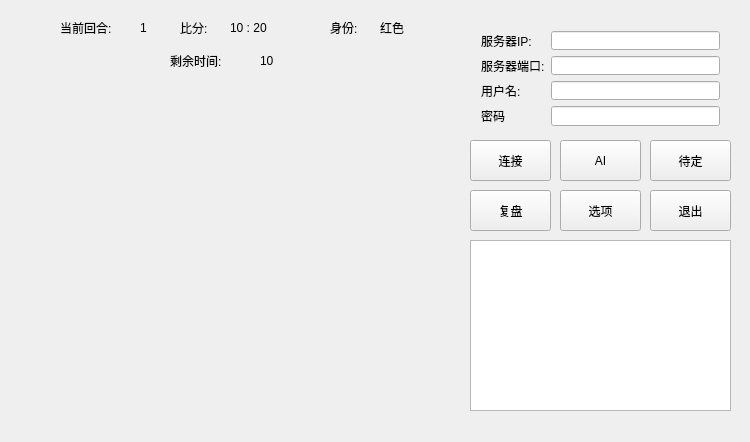
<?xml version="1.0" encoding="UTF-8"?>
<ui version="4.0">
 <class>MainWindow</class>
 <widget class="QMainWindow" name="MainWindow">
  <property name="geometry">
   <rect>
    <x>0</x>
    <y>0</y>
    <width>750</width>
    <height>442</height>
   </rect>
  </property>
  <property name="windowTitle">
   <string>象棋暗棋</string>
  </property>
  <widget class="QWidget" name="centralWidget">
   <widget class="QLabel" name="label_3">
    <property name="geometry">
     <rect>
      <x>170</x>
      <y>50</y>
      <width>81</width>
      <height>21</height>
     </rect>
    </property>
    <property name="text">
     <string>剩余时间:</string>
    </property>
   </widget>
   <widget class="QLabel" name="timeLabel">
    <property name="geometry">
     <rect>
      <x>260</x>
      <y>50</y>
      <width>101</width>
      <height>21</height>
     </rect>
    </property>
    <property name="text">
     <string>10</string>
    </property>
   </widget>
   <widget class="QTextEdit" name="statusText">
    <property name="geometry">
     <rect>
      <x>470</x>
      <y>240</y>
      <width>261</width>
      <height>171</height>
     </rect>
    </property>
   </widget>
   <widget class="QWidget" name="formLayoutWidget">
    <property name="geometry">
     <rect>
      <x>470</x>
      <y>20</y>
      <width>261</width>
      <height>117</height>
     </rect>
    </property>
    <layout class="QFormLayout" name="formLayout">
     <item row="0" column="0">
      <widget class="QLabel" name="label">
       <property name="text">
        <string>服务器IP:</string>
       </property>
      </widget>
     </item>
     <item row="0" column="1">
      <widget class="QLineEdit" name="ipLine"/>
     </item>
     <item row="1" column="0">
      <widget class="QLabel" name="label_4">
       <property name="text">
        <string>服务器端口:</string>
       </property>
      </widget>
     </item>
     <item row="1" column="1">
      <widget class="QLineEdit" name="portLine"/>
     </item>
     <item row="2" column="0">
      <widget class="QLabel" name="label_5">
       <property name="text">
        <string>用户名:</string>
       </property>
      </widget>
     </item>
     <item row="2" column="1">
      <widget class="QLineEdit" name="idLine"/>
     </item>
     <item row="3" column="0">
      <widget class="QLabel" name="label_6">
       <property name="text">
        <string>密码</string>
       </property>
      </widget>
     </item>
     <item row="3" column="1">
      <widget class="QLineEdit" name="pwdLine"/>
     </item>
    </layout>
   </widget>
   <widget class="QPushButton" name="connectButton">
    <property name="geometry">
     <rect>
      <x>470</x>
      <y>140</y>
      <width>81</width>
      <height>41</height>
     </rect>
    </property>
    <property name="text">
     <string>连接</string>
    </property>
   </widget>
   <widget class="QPushButton" name="pushButton_2">
    <property name="geometry">
     <rect>
      <x>650</x>
      <y>140</y>
      <width>81</width>
      <height>41</height>
     </rect>
    </property>
    <property name="text">
     <string>待定</string>
    </property>
   </widget>
   <widget class="QPushButton" name="quitButton">
    <property name="geometry">
     <rect>
      <x>650</x>
      <y>190</y>
      <width>81</width>
      <height>41</height>
     </rect>
    </property>
    <property name="text">
     <string>退出</string>
    </property>
   </widget>
   <widget class="QLabel" name="label_7">
    <property name="geometry">
     <rect>
      <x>60</x>
      <y>20</y>
      <width>72</width>
      <height>15</height>
     </rect>
    </property>
    <property name="text">
     <string>当前回合:</string>
    </property>
   </widget>
   <widget class="QLabel" name="roundLabel">
    <property name="geometry">
     <rect>
      <x>140</x>
      <y>20</y>
      <width>31</width>
      <height>16</height>
     </rect>
    </property>
    <property name="text">
     <string>1</string>
    </property>
   </widget>
   <widget class="QLabel" name="label_9">
    <property name="geometry">
     <rect>
      <x>180</x>
      <y>20</y>
      <width>61</width>
      <height>16</height>
     </rect>
    </property>
    <property name="text">
     <string>比分:</string>
    </property>
   </widget>
   <widget class="QLabel" name="label_10">
    <property name="geometry">
     <rect>
      <x>230</x>
      <y>20</y>
      <width>72</width>
      <height>15</height>
     </rect>
    </property>
    <property name="text">
     <string>10 : 20</string>
    </property>
   </widget>
   <widget class="QLabel" name="label_2">
    <property name="geometry">
     <rect>
      <x>330</x>
      <y>20</y>
      <width>51</width>
      <height>16</height>
     </rect>
    </property>
    <property name="text">
     <string>身份:</string>
    </property>
   </widget>
   <widget class="QLabel" name="roleLabel">
    <property name="geometry">
     <rect>
      <x>380</x>
      <y>20</y>
      <width>51</width>
      <height>16</height>
     </rect>
    </property>
    <property name="text">
     <string>红色</string>
    </property>
   </widget>
   <widget class="QPushButton" name="aiButton">
    <property name="geometry">
     <rect>
      <x>560</x>
      <y>140</y>
      <width>81</width>
      <height>41</height>
     </rect>
    </property>
    <property name="text">
     <string>AI</string>
    </property>
   </widget>
   <widget class="QPushButton" name="connectButton_3">
    <property name="geometry">
     <rect>
      <x>470</x>
      <y>190</y>
      <width>81</width>
      <height>41</height>
     </rect>
    </property>
    <property name="text">
     <string>复盘</string>
    </property>
   </widget>
   <widget class="QPushButton" name="connectButton_4">
    <property name="geometry">
     <rect>
      <x>560</x>
      <y>190</y>
      <width>81</width>
      <height>41</height>
     </rect>
    </property>
    <property name="text">
     <string>选项</string>
    </property>
   </widget>
  </widget>
 </widget>
 <layoutdefault spacing="6" margin="11"/>
 <resources/>
 <connections/>
</ui>
